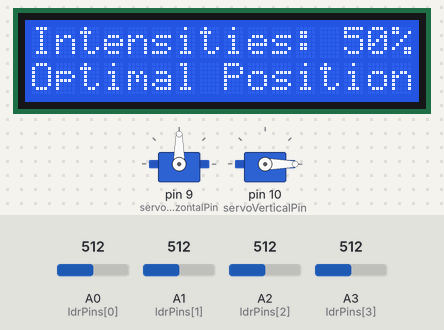
The sketch below on a simulated Arduino Uno, built with avr-gcc and run on an emulated ATmega328P. Shown: 16×2 character LCD, 2 × servo. Inputs (shaded band) come from the test bench; at power-on: A0 (ldrPins[0]) = 512, A3 (ldrPins[3]) = 512, A2 (ldrPins[2]) = 512, A1 (ldrPins[1]) = 512.

Above: at 16.1 s.
16.2 s: A0 (ldrPins[0]) set to 503
At 18.8 s:
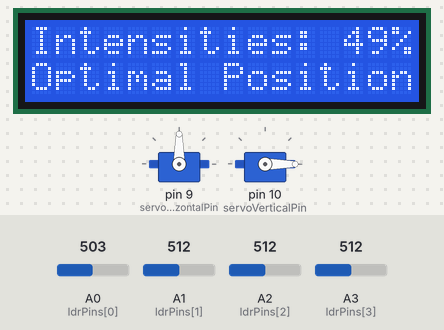
19.1 s: A3 (ldrPins[3]) set to 537
At 22.3 s:
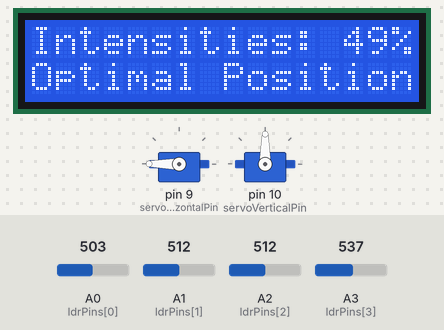
22.6 s: A0 (ldrPins[0]) set to 716
At 23.1 s:
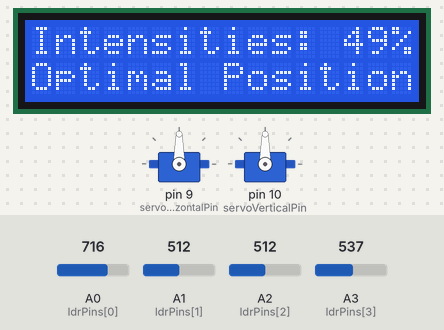
25.3 s: A2 (ldrPins[2]) set to 702
28.0 s: A2 (ldrPins[2]) set to 726
At 30.6 s:
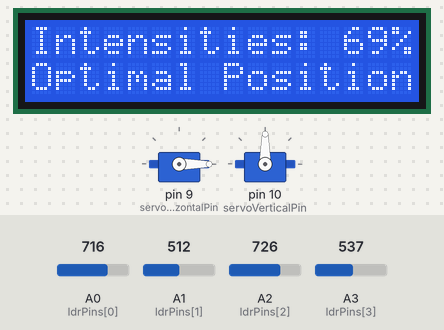
30.9 s: A1 (ldrPins[1]) set to 992
At 31.8 s:
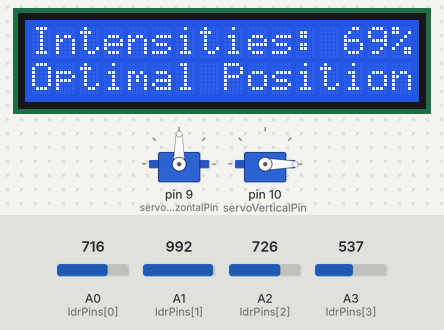
Timing chart, 0 to 33.9 s (numbered marks = the images above; inputs shaded):
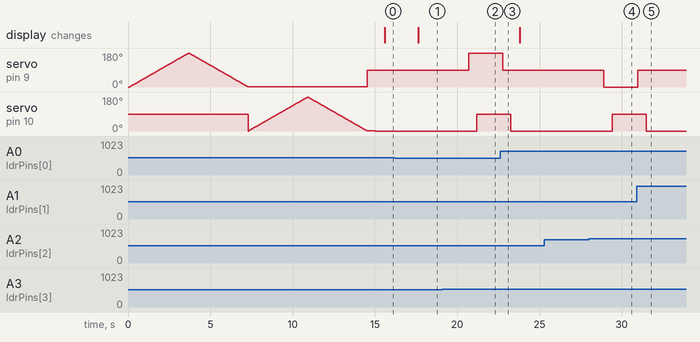

Measured:
- the behaviour switches between 512 and 511 on A0 (ldrPins[0]) (found by bisection; images 0 and 1)
- the behaviour switches between 521 and 522 on A3 (ldrPins[3]) (found by bisection; images 1 and 2)
- the behaviour switches between 716 and 717 on A2 (ldrPins[2]) (found by bisection; images 3 and 4)
- after the input at 16.2 s, the display: changes after 1.4 s (image 1)
- after the input at 19.1 s, servo on pin 9 (servoHorizontalPin): 90° → 180° after 1.6 s; servo on pin 10 (servoVerticalPin): 0° → 90° after 2.1 s
- after the input at 22.6 s, servo on pin 9 (servoHorizontalPin): 180° → 90° after 0.15 s; servo on pin 10 (servoVerticalPin): 90° → 0° after 0.65 s
- after the input at 25.3 s, every drawn part: stays the same
- after the input at 28.0 s, servo on pin 9 (servoHorizontalPin): 90° → 0° after 0.92 s; servo on pin 10 (servoVerticalPin): 0° → 90° after 1.4 s
- after the input at 30.9 s, servo on pin 9 (servoHorizontalPin): 0° → 90° after 0.07 s; servo on pin 10 (servoVerticalPin): 90° → 0° after 0.57 s

The sketch:

solarTracker2.ino
```cpp
#include <Servo.h>
#include <LiquidCrystal_I2C.h>

// Pin configuration
const int ldrPins[] = {A0, A1, A2, A3}; // LDR pins
const int servoHorizontalPin = 9;       // Horizontal servo control pin
const int servoVerticalPin = 10;        // Vertical servo control pin

// LCD configuration
LiquidCrystal_I2C lcd(0x27, 20, 4); // I2C address 0x27, 16 column and 2 rows

// Servo objects
Servo servoHorizontal;
Servo servoVertical;

void setup()
{
    // Initialize the LCD
    lcd.begin(16, 2);
    lcd.print("Solar Tracker");

    // Attach servos to pins
    servoHorizontal.attach(servoHorizontalPin);
    servoVertical.attach(servoVerticalPin);
    // lets test the servos;
    for (int i = 0; i < 180; i++)
    {
        servoHorizontal.write(i);
        delay(20);
    }
    for (int i = 180; i > 0; i--)
    {
        servoHorizontal.write(i);
        delay(20);
    }

    for (int i = 0; i < 180; i++)
    {
        servoVertical.write(i);
        delay(20);
    }
    for (int i = 180; i > 0; i--)
    {
        servoVertical.write(i);
        delay(20);
    }
}

void loop()
{
    // Read LDR values
    int ldrValues[4];
    for (int i = 0; i < 4; ++i)
    {
        ldrValues[i] = analogRead(ldrPins[i]);
        Serial.print("raw analog values:  ");
        Serial.print(ldrValues[i]);
    }

    // Calculate light intensity for each side
    int intensities[4];
    for (int i = 0; i < 4; ++i)
    {
        intensities[i] = map(ldrValues[i], 0, 1023, 0, 100); // Map the analog value to a percentage
        Serial.print("calculated  values:  ");
        Serial.print(intensities[i]);
    }

    // Determine optimal position
    int optimalPosition = determineOptimalPosition(intensities);

    // Update servo positions
    updateServoPositions(optimalPosition);

    // Display information on LCD
    displayLCD(intensities, optimalPosition);

    // Add a delay to prevent constant updates
    delay(1000);
}

int determineOptimalPosition(int intensities[])
{
    // Find the index of the maximum intensity
    int maxIndex = 0;
    for (int i = 1; i < 4; ++i)
    {
        if (intensities[i] > intensities[maxIndex])
        {
            maxIndex = i;
        }
    }
    return maxIndex;
}

void updateServoPositions(int optimalPosition) {
  // Adjust horizontal servo
  if (optimalPosition == 0 || optimalPosition == 1) {
    servoHorizontal.write(90);  // Face east or west
  } else if (optimalPosition == 2) {
    servoHorizontal.write(0);   // Face north
  } else {
    servoHorizontal.write(180); // Face south
  }

  delay(500);  // Introduce a small delay

  // Adjust vertical servo
  if (optimalPosition == 2 || optimalPosition == 3) {
    servoVertical.write(90);    // Face up or down
  } else {
    servoVertical.write(0);     // Face level
  }

  delay(500);  // Introduce a small delay
}

void displayLCD(int intensities[], int optimalPosition)
{
    lcd.clear();
    lcd.setCursor(0, 0);
    lcd.print("Intensities: ");
    for (int i = 0; i < 4; ++i)
    {
        lcd.print(intensities[i]);
        lcd.print("% ");
    }

    lcd.setCursor(0, 1);
    lcd.print("Optimal Position: ");
    if (optimalPosition == 0)
        lcd.print("East");
    else if (optimalPosition == 1)
        lcd.print("West");
    else if (optimalPosition == 2)
        lcd.print("North");
    else
        lcd.print("South");
}
```
